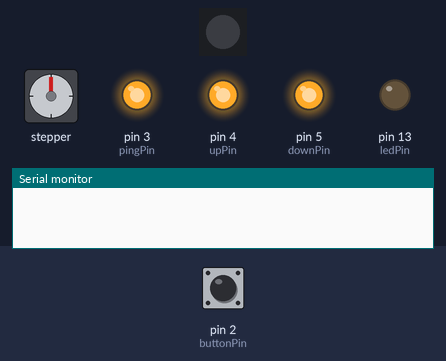
Bench run of a sketch on a simulated Arduino Uno, built with avr-gcc and run on an emulated ATmega328P. On the bench: 1 RGB LEDs in strip order, left to right, stepper motor, output pins drawn as LEDs (lit = HIGH), the last lines printed to the serial monitor. The inputs (shaded band) are chosen by the test bench; at power-on: pin 2 (buttonPin) LOW. Dim RGB values are drawn brighter than linear; the strip is taken to match the declared colour order; stepper angles assume 600 steps per turn.

Above: at 1.2 s.
1.3 s: pin 2 (buttonPin) pulled HIGH for 0.15 s
At 1.5 s:
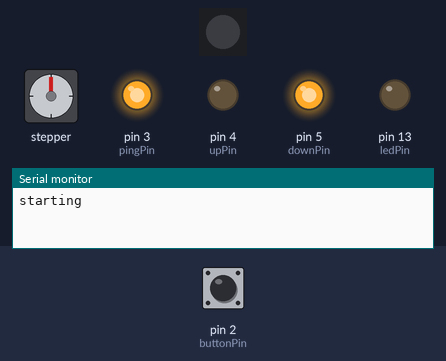
7.3 s: pin 2 (buttonPin) pulled HIGH for 1 s
At 8.33 s:
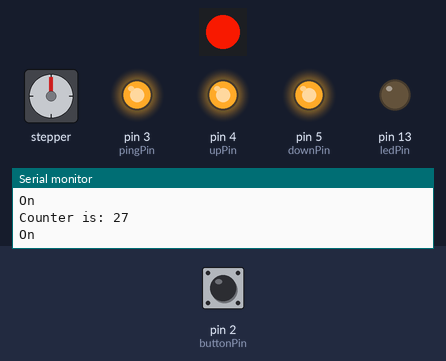
10.3 s: pin 2 (buttonPin) pulled HIGH for 0.15 s
At 10.5 s:
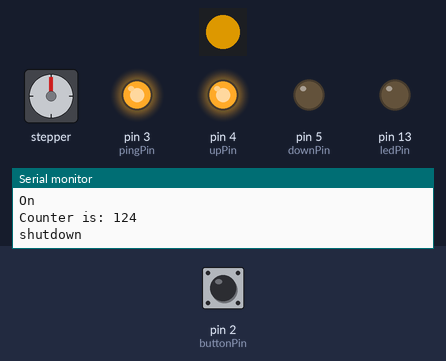
Timing chart, 0 to 18.1 s (numbered marks = the images above; inputs shaded):
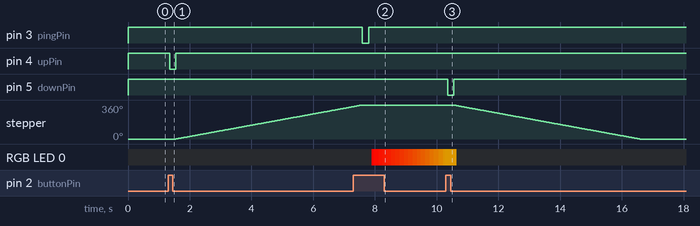

The sketch:

led_sequence_combined_momentary_mar2019.ino
```cpp
// *******libraries
#include <Adafruit_NeoPixel.h>
#include <Stepper.h>

// *******these constants won't change:
const int  buttonPin = 2;    // the pin that the pushbutton is attached to
const int ledPin = 13;       // the pin that the LED is attached to (may be legacy for pre-neopixel)
//LED constants
const int neoPin = 11;         //neopixel control pin
const int pixelQuant = 1;     // number of neopixels
//sound Pin
const int upPin = 4;
const int pingPin = 3;
const int downPin = 5;
// how long the on period should be
const int onTime = 300;


// *******these variables will change:
int buttonState = 0;         // current state of the button
int lastButtonState = 0;     // previous state of the button
int counter = 0;
int stateTracker = 0;          // used to prevent double off-sequencing
int pingTracker = 0;        // used to make the ping in the on phase happen only once
//LED variables
int redVal = 255;            // used to fade out LED. Starts at 255 to match startup val
int greenVal = 0;             //used to fade in LED
//stepper variables
//number of steps you want the motor to take
#define STEPS 600


//********other initialization things
// intitialize neopixel object
Adafruit_NeoPixel strip = Adafruit_NeoPixel(pixelQuant, neoPin, NEO_RGB + NEO_KHZ800);
// create an instance of the stepper, specifiying number of steps and pins
Stepper stepper(STEPS, 7, 8, 9, 10);


void setup() {
  // initialize the button pin as a input:
  pinMode(buttonPin, INPUT);
  // initialize the LED as an output:
  pinMode(ledPin, OUTPUT);
  // initialize serial communication:
  Serial.begin(9600);

  //initialize neopixels
  strip.begin();
  strip.show(); // Initialize all pixels to 'off'

  //initialize the stepper
  // speed in RPM - keep it below 25
  stepper.setSpeed(10);

  //initilizes the audio pin
  pinMode(upPin,OUTPUT);
  digitalWrite(upPin, HIGH);
  pinMode(pingPin,OUTPUT);
  digitalWrite(pingPin, HIGH);
  pinMode(downPin,OUTPUT);
  digitalWrite(downPin, HIGH);
}


void loop() {
  // read the pushbutton input pin:
  buttonState = digitalRead(buttonPin);

  //****************************************************
  /* state change sequences */
  //****************************************************

  // compare the buttonState to its previous state and see if it changed
  if (buttonState != lastButtonState) {
    // Delay a little bit to avoid bouncing
    delay(50);
    // if the state changed, the switch is high, and the flag is down
    //pushing the button means that it is time for startup
    if ((buttonState == HIGH) && (counter == 0)) {

      startup();

    }

    //if the state changed, the switch is high, and the flag is up
    // pushing the botton means that it is time to shut down early
    //conter >1 instead of >0 becasue it gets set to 1 in startup so will be 1 before completing this
    //sub routine
    if ((buttonState == HIGH) && (counter > 1)) {
      turnoff();
    }


  }


  //****************************************************
  /* while it is on sequences */
  //****************************************************

  // if the counter > 0 the startup sequence has been initiated
  if ((counter > 0) && (counter < onTime)) {
    on();
  }


  // if counter > onTime it is time to shut down
  if (counter > (onTime-1)) {
    turnoff();
  }


  //****************************************************
  /* housecleaning sequence */
  //****************************************************
  // save the current state as the last state,
  //for next time through the loop
  lastButtonState = buttonState;


}

//****************************************************
/* functions */
//****************************************************

// this function is "void" becuase it is not expected to return a value - it just does something
// this is the startup  sequence where it flashes the LED on 3 times for 1 second each and then stays on
void startup() {
  Serial.println("starting");

  //*******LED section
  ////this section is optional for if you want a color on during the on sequence
  ////I think you don't, but just in case I'm leaving it as a placeholder
  ////sets the color
  //strip.setPixelColor(0, 255, 0, 0); //pixel number, r,g,b
  ////pushes change to neopixels
  //strip.show();

  //*******Tone section
  //trigger the sound
  digitalWrite(upPin, LOW);
  delay(200);
  digitalWrite(upPin, HIGH);

  //*******Stepper section
  //goes up STEPS steps
  stepper.step(STEPS);

  //*******cleanup section
  counter = 1;
  stateTracker = 1;
  pingTracker = 0;
  Serial.println("Startup complete");

}

// this is the on function
void on() {
  Serial.println("On");

  //***** Tone Section
  //trigger the ping
  //^^^^^^^^NOTE: ping won't trigger if the startup song ends after the stepper stops in startup()^^^^^
  if (pingTracker == 0) {
    digitalWrite(pingPin, LOW);
    delay(200);
    digitalWrite(pingPin, HIGH);
    //tells the variable that ping has already happened
    pingTracker = 1;
  }

  //*****LED section
  // allows the LED to fade out
  // counter is how far it is into the counter sequence
  // 0 is the lowest counter number, 100 is the highest number
  // 255 is where the output number should start (because it is on when counter = 0
  // 0 is where the output ends when the counter  hits 100
  redVal = map(counter, 0, onTime, 255, 0);
  // turns up the green as the red fades out
  greenVal = map(counter, 0, onTime, 0, 255);
  //sets the color
  strip.setPixelColor(0, redVal, greenVal, 0); //pixel number, r,g,b
  //pushes change to neopixels
  strip.show();

  //******cleanup section
  //increases counter
  counter += 1;
  Serial.print("Counter is: ");
  Serial.println(counter);
}

//  this is the shutdow function
void turnoff() {
  Serial.println("shutdown");


  //***** Tone Section
  //trigger the down music
  digitalWrite(downPin, LOW);
  delay(200);
  digitalWrite(downPin, HIGH);
  //this is for the on ping reset
  pingTracker = 0;

  //*****LED section
  // turns off neopixels
  strip.setPixelColor(0, 0, 0, 0); //pixel number, r,g,b
  strip.show();


  //*****stepper section
  // goes down STEPS steps (down because it is negative)
  stepper.step(-STEPS);


  //*****cleanup section
  counter = 0;
  stateTracker = 0;

}
```

Measured:
- after the input at 1.3 s, pin 4 (upPin): HIGH → LOW after 0.05 s, → HIGH 0.20 s later; stepper: keeps turning clockwise at about 60°/s, starting after 0.25 s
